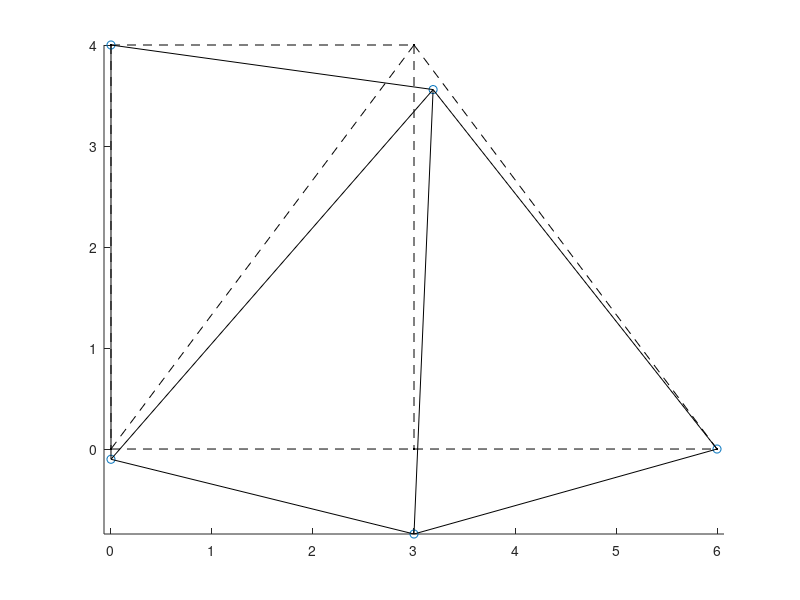

This chart was generated by the following MATLAB code:
% Dibuat oleh: Sigit Prakarsa
% Alumni: T. Aeronotika Astronotika ITB
% Kontak: IG: @sgtprakarsa
% 25 Januari 2019
% Code ini dapat disebarluaskan untuk tujuan pendidikan

%***********************************************************************************%
% COPYRIGHT: 
%       engcode-ID | Coding untuk engineer indonesia
%       github  : https://github.com/engcode-ID
%       IG      : https://www.instagram.com/engcode.id/
%
%***********************************************************************************%

close all;
clear all;
clc;

%***********************************************************************************%
%
% ANALISIS TRUSS 2 DIMENSI MENGGUNAKAN METODE STIFFNESS
% 
% Analisis truss (batang) adalah salah satu analisis struktur 
% sederhana untuk menentukan displacement, deformation, ataupun 
% gaya yang bekerja pada setiap batang.
%
% Ada beberapa metode dalam penyelesaian sistem truss ini, seperti
% metode Force (flexibility) dan Displacement (stiffness).
%
% User akan diminta untuk menginput:
%   1. koordinat truss (nodal dan hubungan antar nodal)
%   2. gaya yang bekerja pada tiap nodal
%   3. kondisi batas (support, dsj)
%   4. properti stiffness (modulus elastis dan cross-section area)
%
% Selanjutnya, user akan dapat melihat:
%   1. Stiffness Matrix
%   2. Displacement vector
%   3. Nodal force vector
%   4. Element force
%   5. Element stress
%   6. Tampilan sistem truss
%
%***********************************************************************************%
%
% REFERENSI
%
% https://engineering.purdue.edu/~aprakas/CE474/CE474-Ch5-StiffnessMethod.pdf
%
%***********************************************************************************%

%***********************************************************************************%
% Input 
%***********************************************************************************%
% Masukkan lokasi joint/nodal dari truss
% Format sebagai berikut
% Node = [Ai Bi Ci;
%         Ai+1 Bi+1 Ci+1;
%         ...]
% Dimana: 
%   Ai = Nodal ke-i, 
%   Bi = koordinat x untuk nodal ke-i, 
%   Ci = koordinat y untuk nodal ke-i
%   Semua satuan dalam m
Node = [1 0 4;
        2 3 4;
        3 0 0;
        4 3 0;
        5 6 0];

% Masukkan konektivitas dari tiap nodal untuk membuat elemen truss
% Satu elemen truss (1 batang) tersusun dari 2 nodal yang dihubungkan.
% Format sebagai berikut 
% Element = [Ai Bi Ci;
%           Ai+1 Bi+1 Ci+1;
%           ...]
% Dimana: 
%   Ai = Nomor elemen truss, 
%   Bi = Nodal pertama untuk elemen ke-i, 
%   Ci = Nodal kedua untuk elemen ke-i
Element =[1 1 2;
          2 1 3;
          3 3 2;
          4 2 4;
          5 2 5;
          6 3 4;
          7 4 5];

% Masukkan gaya yang bekerja pada tiap nodal 
% gaya dimasukkan dengan format sebagai berikut.
% FInput = [Ai Bi;
%           Ai+1 Bi+1;
%           ...]
% dimana: 
%   Ai adalah penunjuk lokasi gaya.
%   Ai = 2*indeks nodal - 1     untuk gaya horizontal
%   Ai = 2*indeks nodal         untuk gaya vertikal
%   Bi = besar gaya yang bekerja (Newton)
%
%   Contoh:
%     apabila ada gaya sebesar 100 N yang bekerja pada nodal ke-3 searah sumbu x, 
%     maka anda masukkan:
%        indeks nodal = 3, gaya = horizontal (searah sumbu-x)
%         Ai = 2*3 - 1 = 5   
%         Bi = 100
%     FInput = [5 100];   
FInput = [3 10000;
          8 -10000];

% Input kondisi batas (displacement)
% Masukkan kondisi batas (fixed support, roll support, dsj) dengan format sebagai berikut
% BCInput = [Ai Bi;
%           Ai+1 Bi+1;
%           ...]
% dimana: 
%   Ai adalah penunjuk lokasi kondisi batas.
%   Ai = 2*indeks nodal - 1     untuk kondisi batas horizontal
%   Ai = 2*indeks nodal         untuk kondisi batas vertikal
%   Bi = 0
%
%   Contoh:
%     apabila ada fixed support pada nodal ke-3, 
%     maka anda masukkan:
%        indeks nodal = 3, 
%        karena fixed support:
%           displacement arah horizontal = 0
%           displacement arah vertikal = 0
%         
%         > arah horizontal
%         Ai = 2*3 - 1 = 5   
%         Bi = 0
%         > arah vertikal
%         Ai = 2*3 = 6   
%         Bi = 0
%     BCInput = [5 0;
%                 6 0];   
BCInput = [1 0;
          2 0;
          5 0;
          9 0;
          10 0];

% Masukan properti stiffness elemen
% properti stiffness didefinisikan sebagai modulus elastis (E) dan cross section area (A) pada
% tiap elemen. Masukkan nilai-nilai tersebut dengan format sebagai berikut
% Prop = [Ai Bi Ci;
%         Ai+1 Bi+1 Ci+1;
%         ...];
% dimana : 
%   Ai = elemen ke-i, 
%   Bi = modulus elasti [Pa] pada elemen ke-i, 
%   Ci = Cross section area [m^2] pada elemen ke-i
Prop =[1 2e11 1e-5;
      2 2e11 1e-5;
      3 2e11 1e-5;
      4 2e11 1e-5;
      5 2e11 1e-5;
      6 2e11 1e-5;
      7 2e11 1e-5];

%***********************************************************************************%
% METODE PENYELESAIAN
% 1) definisikan jumlah DOF (degree of freedom) pada tiap elemen
TotalNode = size(Node, 1); 
TotalElement = size(Element, 1);
ElDOF = zeros(TotalElement, 4);
for i = 1:TotalElement
    ElDOF(i, 1) = 2 * Element(i, 2) - 1;   %DOF horizontal untuk nodal pertama pada elemen ke-i
    ElDOF(i, 2) = 2 * Element(i, 2);       %DOF vertikal untuk nodal pertama pada elemen ke-i

    ElDOF(i, 3) = 2 * Element(i, 3) - 1;   %DOF horizontal untuk nodal kedua pada elemen ke-i
    ElDOF(i, 4) = 2 * Element(i, 3);       %DOF vertikal untuk nodal kedua pada elemen ke-i
end

% 2) definisikan matriks stiffness, gaya, dan perpindahan (displacement)
Force = zeros(2 * TotalNode, 1);
for i = 1:size(FInput, 1)
    Force(FInput(i, 1), 1) = FInput(i, 2);
end 

Displacement = zeros(2 * TotalNode, 1);
for i = 1:size(BCInput, 1)
    Displacement(BCInput(i, 1), 1) = BCInput(i, 2);
end

Stiffness = zeros(2 * TotalNode);

A = Prop(:, 3);
E = Prop(:, 2);

% 3) definisikan koordinat elemen
TrussX = zeros(TotalElement, 2);
TrussY = zeros(TotalElement, 2);

% 4) mencari nilai dari matriks stiffness elemen pada koordinat global
for i = 1:TotalElement
    TrussX(i, 1) = Node(Element(i, 2), 2);
    TrussX(i, 2) = Node(Element(i, 3), 2);
    TrussY(i, 1) = Node(Element(i, 2), 3);
    TrussY(i, 2) = Node(Element(i, 3), 3);

    L(i, 1) = sqrt((TrussX(i, 1) - TrussX(i, 2))^2 + (TrussY(i, 1) - TrussY(i, 2))^2);    % Mencari panjang elemen
    klocal(i, 1) = A(i, 1) * E(i, 1) / L(i, 1);                                           % Mencari nilai matriks stiffness dari elemen pada koordinat lokal
    C(i, 1) = (TrussX(i, 2) - TrussX(i, 1)) / L(i, 1);                                    % Mencari nilai cosine untuk matriks transformasi
    S(i, 1) = (TrussY(i, 2) - TrussY(i, 1)) / L(i, 1);                                    % Mencari nilai sinus untuk matriks transformasi
    
    % membuat matriks transformasi
    T = [C(i,1)^2 C(i,1)*S(i,1) -(C(i,1)^2) -C(i,1)*S(i,1);
        C(i,1)*S(i,1) S(i,1)^2 -C(i,1)*S(i,1) -(S(i,1)^2);
        -(C(i,1)^2) -C(i,1)*S(i,1) C(i,1)^2 C(i,1)*S(i,1);
        -C(i,1)*S(i,1) -(S(i,1)^2) C(i,1)*S(i,1) S(i,1)^2];

    kglobal = klocal(i, 1) * T;                                                              % transformasi matriks dari koodrinat lokal ke global
    for j = 1:4
       for k = 1:4
          Stiffness(ElDOF(i, j), ElDOF(i, k)) = Stiffness(ElDOF(i, j), ElDOF(i, k)) + kglobal(j, k);
       end
    end
end

% 5) menentukan perpindahan pada DOF lain
for i = 1:2*TotalNode
    UnknownDisp(i, 1) = i;
end
UnknownDisp(BCInput(:, 1)) = [];

for i = 1:size(UnknownDisp, 1) 
    disp_new(i, 1) = Displacement(UnknownDisp(i, 1), 1);    % mendefinisikan the undefined DOF Vector
    force_new(i, 1) = Force(UnknownDisp(i, 1), 1);          % mendefinisikan gaya pada DOF tersebut
end 

for i = 1:size(UnknownDisp, 1)
    for j = 1:size(UnknownDisp, 1)
        stiff_new(i, j) = Stiffness(UnknownDisp(i, 1), UnknownDisp(j, 1));   
    end
end
disp_new = stiff_new \ force_new;

% 6) menentukan perpindahan nodal
for i = 1:size(UnknownDisp, 1)
    Displacement(UnknownDisp(i, 1), 1) = disp_new(i, 1);
end  

% 7) menentukan reaksi pada Support
KnownDisp = BCInput(:, 1);
for i = 1:size(KnownDisp, 1)
    Force(KnownDisp(i, 1), 1) = Stiffness(KnownDisp(i, 1), :) * Displacement;
end;
 
% 8) Menentukan Stress pada tiap elemen
for i = 1:TotalElement
    varA = [C(i, 1) S(i, 1) -C(i, 1) -S(i, 1)];
    varB = [Displacement(ElDOF(i, 3), :);
            Displacement(ElDOF(i, 4), :);
            Displacement(ElDOF(i, 1), :);
            Displacement(ElDOF(i, 2), :)];
    varC = L(i, 1) * E(i, 1);
    ElStress(i, 1) = varA * varB / varC;
    ElForce(i, 1)= ElStress(i, 1) * A(i, 1);
end

%***********************************************************************************%
% Menampilkan hasil
disp 'Stiffness Matrix'
disp (Stiffness)
disp 'Displacement Vector'
disp (Displacement)
disp 'Nodal Force Vector'
disp (Force)
disp 'Element Force'
disp (ElForce)
disp 'Element Stress'
disp (ElStress) 

% Gambar
figure(1);
hold on;
plot(TrussX, TrussY, 'k.')
hold on;
axis equal;
for el = 1:TotalElement
    elnodes = Element(el, 2:3);
    nodexy = Node(elnodes, :);
    plot(nodexy(:, 2), nodexy(:, 3), 'k--')
end;

% gambar baru
magnification = 20;
newDisplacement = reshape(Displacement, 2, TotalNode);
for i = 1:TotalNode
    nodeNew(i, 1) = Node(i, 1);
    nodeNew(i, 2) = Node(i, 2) + magnification*newDisplacement(1, i);
    nodeNew(i, 3) = Node(i, 3) + magnification*newDisplacement(2, i);
end;

plot(nodeNew(:, 2), nodeNew(:, 3), 'o');
hold on;
axis equal;
for el = 1:TotalElement
    elnodes = Element(el, 2:3);
    nodexy = nodeNew(elnodes, :);
    plot(nodexy(:, 2), nodexy(:, 3), 'k-');
end;
